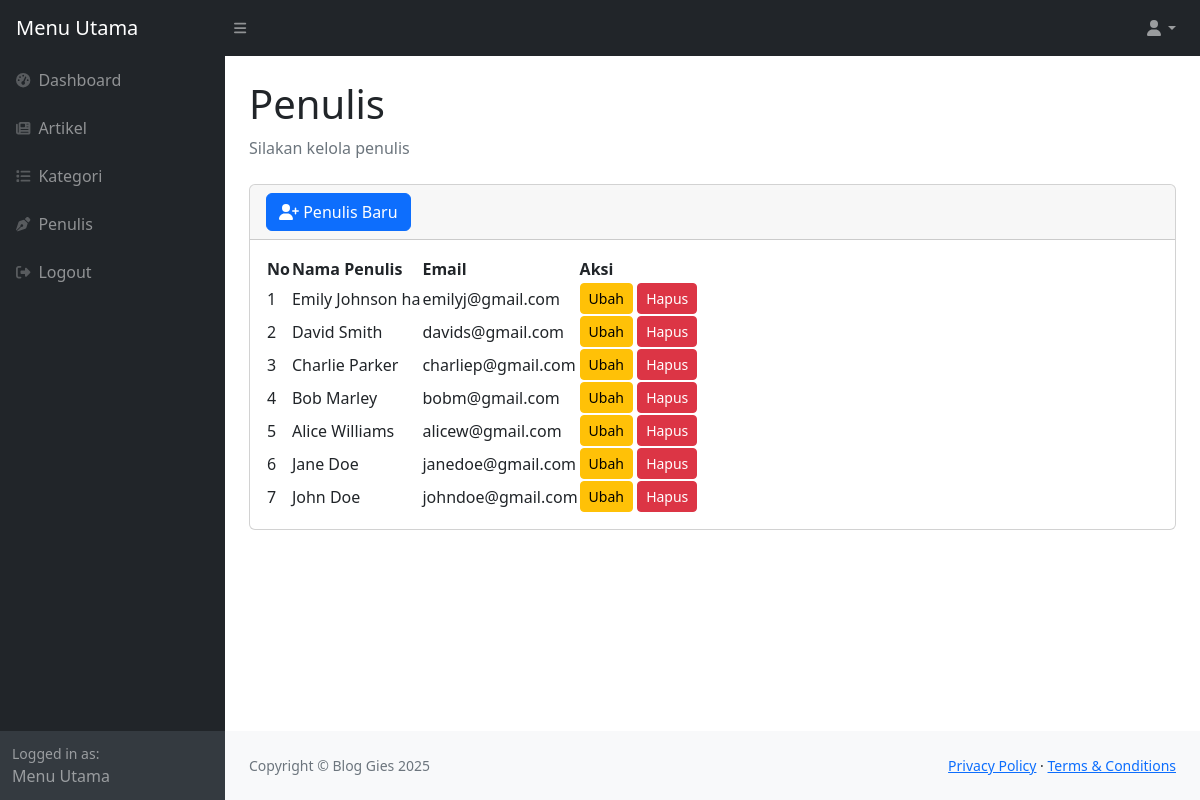
The app's page /admin/penulis.php (signed in) with its own data.
### tables this page shows
CREATE TABLE `penulis` (
  `IP` varchar(45) NOT NULL,
  `Email` varchar(50) NOT NULL,
  `Nama_Lengkap` varchar(100) NOT NULL,
  `Pswd` varchar(255) NOT NULL
);

### admin/penulis.php (the view, shortened to what this page needs)
<?php
require "function.php";
?>
<!DOCTYPE html>
<html lang="en">
    <head>
        <link href="https://cdn.jsdelivr.net/npm/simple-datatables@7.1.2/dist/style.min.css" rel="stylesheet" />
        <link href="css/styles.css" rel="stylesheet" />
    </head>
    <body class="sb-nav-fixed">
        <nav class="sb-topnav navbar navbar-expand navbar-dark bg-dark">
            <a class="navbar-brand ps-3" href="index.php">Menu Utama</a>
            <button class="btn btn-link btn-sm order-1 order-lg-0 me-4 me-lg-0" id="sidebarToggle" href="#!"><i class="fas fa-bars"></i></button>
            <ul class="navbar-nav ms-auto me-0 me-md-3 my-2 my-md-0">
                <li class="nav-item dropdown">
                    <a class="nav-link dropdown-toggle" id="navbarDropdown" href="#" role="button" data-bs-toggle="dropdown" aria-expanded="false"><i class="fas fa-user fa-fw"></i></a>
                </li>
            </ul>
        </nav>
        <div id="layoutSidenav">
            <div id="layoutSidenav_nav">
                <nav class="sb-sidenav accordion sb-sidenav-dark" id="sidenavAccordion">
                    <div class="sb-sidenav-menu">
                        <div class="nav">
                            <a class="nav-link" href="index.php">
                                <div class="sb-nav-link-icon"><i class="fas fa-tachometer-alt"></i></div>
                                Dashboard
                            </a>
                            <a class="nav-link" href="artikel.php">
                                <div class="sb-nav-link-icon"><i class="fa-solid fa-newspaper"></i></div>
                                Artikel
                            </a>
                            <a class="nav-link" href="kategori.php">
                                <div class="sb-nav-link-icon"><i class="fa-solid fa-list"></i></div>
                                Kategori
                            </a>
                            <a class="nav-link" href="penulis.php">
                                <div class="sb-nav-link-icon"><i class="fa-solid fa-pen-nib"></i></div>
                                Penulis
                            </a>
                            <a class="nav-link" href="logout.php">
                                <div class="sb-nav-link-icon"><i class="fa-solid fa-right-from-bracket"></i></div>
                                Logout
                            </a>
                        </div>
                    </div>
                    <div class="sb-sidenav-footer">
                        <div class="small">Logged in as:</div>
                        Menu Utama
                    </div>
                </nav>
            </div>
            <div id="layoutSidenav_content">
                <main>
                    <div class="container-fluid px-4">
                        <h1 class="mt-4">Penulis</h1>
                        <ol class="breadcrumb mb-4">
                            <li class="breadcrumb-item active">Silakan kelola penulis</li>
                        </ol>
                        <div class="card mb-4">
                            <div class="card-header">
                                <button type="button" class="btn btn-primary" data-bs-toggle="modal" data-bs-target="#modalFormPenulis">
                                    <i class="fa-solid fa-user-plus"></i> Penulis Baru
                                </button>
                            </div>
                            <div class="card-body">
                                <table id="datatablesSimple">
                                    <thead>
                                        <tr>
                                            <th>No</th>
                                            <th>Nama Penulis</th>
                                            <th>Email</th>
                                            <th>Aksi</th>
                                        </tr>
                                    </thead>
                                    <tbody>
                                        <?php
                                        $sql = "SELECT IP, Email, Nama_Lengkap, Pswd FROM penulis ORDER BY IP DESC";
                                        $result = mysqli_query($conn, $sql);
                                        if (mysqli_num_rows($result) > 0) {
                                            $nomor_urut = 1;
                                            while($row = mysqli_fetch_assoc($result)) {
                                                $data_ip = $row['IP'];
                                                $data_nama_lengkap = $row['Nama_Lengkap'];
                                                $data_email = $row['Email'];
                                        ?>
                                        <tr>
                                            <td><?php echo $nomor_urut++; ?></td>
                                            <td><?php echo $data_nama_lengkap; ?></td>
                                            <td><?php echo $data_email; ?></td>
                                            <td>
                                                <button type="button" class="btn btn-warning btn-sm" data-bs-toggle="modal" data-bs-target="#modalFormUpdatePenulis<?php echo str_replace('.', '', $data_ip); ?>">
                                                    Ubah
                                                </button>
                                                <button type="button" class="btn btn-danger btn-sm" data-bs-toggle="modal" data-bs-target="#modalHapusPenulis<?php echo str_replace('.', '', $data_ip); ?>">
                                                    Hapus
                                                </button>
                                            </td>
                                        </tr>
                                        <?php
                                            }
                                        } else {
                                            echo "<tr><td colspan='4'>Tidak ada data penulis.</td></tr>";
                                        }
                                        ?>
                                    </tbody>
                                </table>
                            </div>
                        </div>
                    </div>
                </main>
                <footer class="py-4 bg-light mt-auto">
                    <div class="container-fluid px-4">
                        <div class="d-flex align-items-center justify-content-between small">
                            <div class="text-muted">Copyright &copy; Blog Gies 2025</div>
                            <div>
                                <a href="#">Privacy Policy</a>
                                &middot;
                                <a href="#">Terms &amp; Conditions</a>
                            </div>
                        </div>
                    </div>
                </footer>
            </div>
        </div>
    </body>
</html>

### records on screen
penulis: Nama_Lengkap "Emily Johnson ha", Email "emilyj@gmail.com"
penulis: Nama_Lengkap "David Smith", Email "davids@gmail.com"
penulis: Nama_Lengkap "Charlie Parker", Email "charliep@gmail.com"
penulis: Nama_Lengkap "Bob Marley", Email "bobm@gmail.com"
penulis: Nama_Lengkap "Alice Williams", Email "alicew@gmail.com"
penulis: Nama_Lengkap "Jane Doe", Email "janedoe@gmail.com"
penulis: Nama_Lengkap "John Doe", Email "johndoe@gmail.com"
